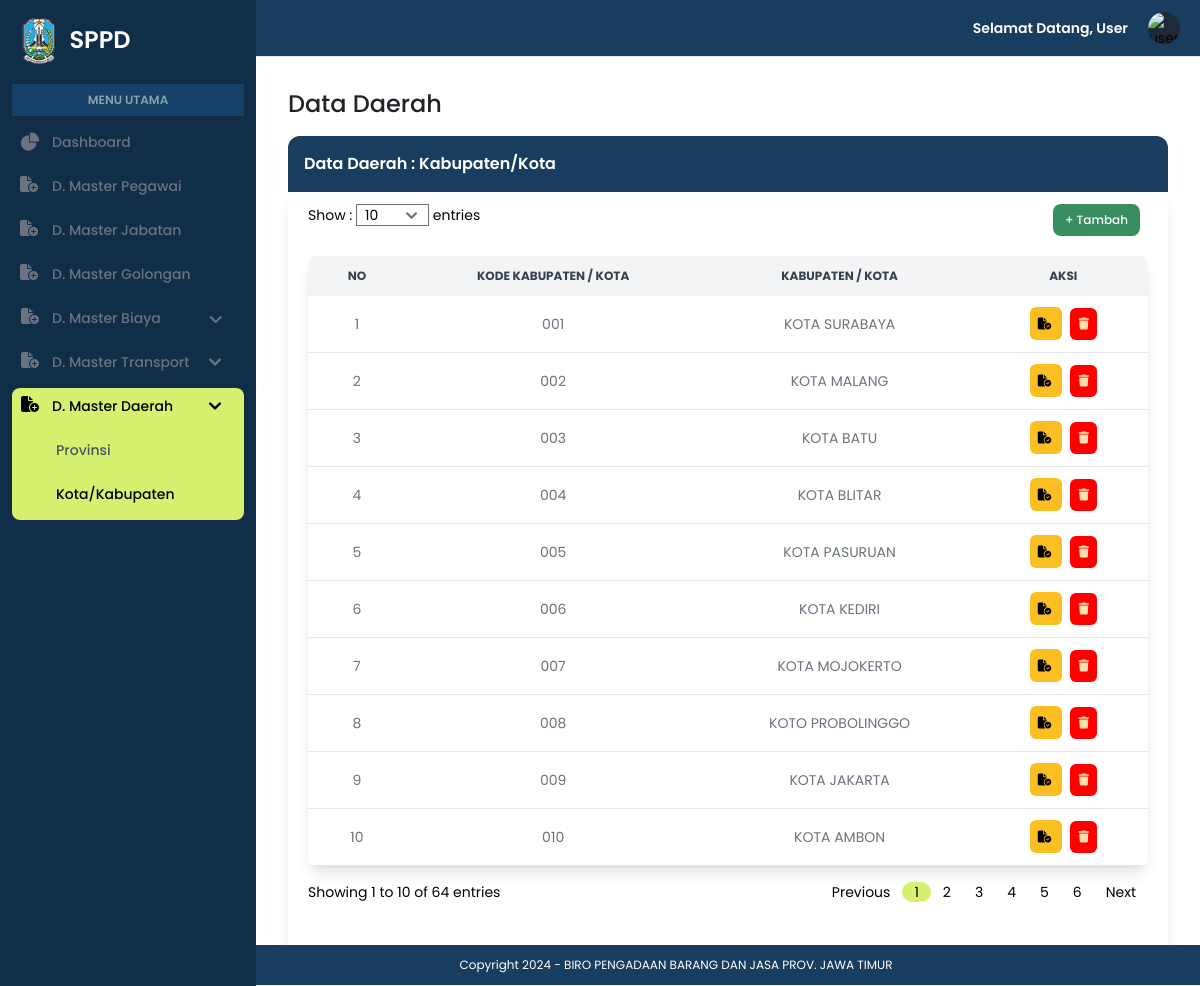
The app's page /admin/data_kota.php with its own data.
### tables this page shows
CREATE TABLE `kota` (
  `kode_kota` varchar(10) NOT NULL,
  `nama_kota` varchar(100) NOT NULL,
  `kode_provinsi` varchar(10) DEFAULT NULL
);

### admin/data_kota.php (the view, shortened to what this page needs)
<?php
include '../koneksi.php';
?>
<!DOCTYPE html>
<html lang="en">
<head>
    <link rel="stylesheet" href="../assets/css/style.css">
    <link rel="stylesheet" href="https://cdnjs.cloudflare.com/ajax/libs/font-awesome/6.5.1/css/all.min.css" />
    <link href="https://cdnjs.cloudflare.com/ajax/libs/flowbite/2.3.0/flowbite.min.css" rel="stylesheet" />
    <script src="https://cdn.tailwindcss.com"></script>
</head>
<body>
    <section id="sidebar">
        <?php include "../navbar.php"; ?>
        <aside id="logo-sidebar" class="fixed top-0 left-0 z-40 w-64 h-screen transition-transform -translate-x-full sm:translate-x-0" aria-label="Sidebar">
            <div class="h-full px-3 py-4 overflow-y-auto bg-[#102E48]">
                <a href="index.php" class="flex ms-2 md:me-24 mb-5">
                    <img src="../assets/img/logo.png" class="h-12 me-3" />
                    <span class="self-center text-2xl font-semibold whitespace-nowrap text-white">SPPD</span>
                </a>
                <div class="bg-[#276EAC4D] mb-2 py-2 px-5 text-center">
                    <p class="font-semibold text-xs text-white/50">MENU UTAMA</p>
                </div>
                <ul class="space-y-2 font-medium">
                    <li>
                        <a href="index.php" class="flex items-center p-2 text-gray-500 rounded-lg hover:bg-[#D6F170] hover:text-black group">
                            <span class="ms-3 text-sm">Dashboard</span>
                        </a>
                    </li>
                    <li>
                        <a href="data_pegawai.php" class="flex items-center p-2 text-gray-500 rounded-lg hover:bg-[#D6F170] hover:text-black group">
                            <i class="fa-solid fa-file-circle-plus w-5 h-5 text-gray-500 transition duration-75 group-hover:text-black"></i>
                            <span class="text-sm ms-3 whitespace-nowrap">D. Master Pegawai</span>
                        </a>
                    </li>
                    <li>
                        <a href="data_jabatan.php" class="flex items-center p-2 text-gray-500 rounded-lg hover:bg-[#D6F170] hover:text-black group">
                            <i class="fa-solid fa-file-circle-plus w-5 h-5 text-gray-500 transition duration-75 group-hover:text-black"></i>
                            <span class="text-sm ms-3 whitespace-nowrap">D. Master Jabatan</span>
                        </a>
                    </li>
                    <li>
                        <a href="data_golongan.php" class="flex items-center p-2 text-gray-500 rounded-lg hover:bg-[#D6F170] hover:text-black group">
                            <i class="fa-solid fa-file-circle-plus w-5 h-5 text-gray-500 transition duration-75 group-hover:text-black"></i>
                            <span class="text-sm ms-3 whitespace-nowrap">D. Master Golongan</span>
                        </a>
                    </li>
                    <li>
                        <button type="button" class="flex items-center p-2 rounded-lg hover:bg-[#D6F170] text-gray-500 hover:text-black group" aria-controls="dropdown-mb" data-collapse-toggle="dropdown-mb">
                            <i class="fa-solid fa-file-circle-plus w-5 h-5 text-gray-500 transition duration-75 group-hover:text-black"></i>
                            <span class="flex-1 ms-3 whitespace-nowrap pr-12 text-sm">D. Master Biaya</span>
                            <i class="fa-solid fa-angle-down w-3 h-3 black group-hover:text-black"></i>
                        </button>
                    </li>
                    <li>
                        <button type="button" class="flex items-center p-2 pr-4 rounded-lg hover:bg-[#D6F170] text-gray-500 hover:text-black group" aria-controls="dropdown-mt" data-collapse-toggle="dropdown-mt">
                            <i class="fa-solid fa-file-circle-plus w-5 h-5 text-gray-500 transition duration-75 group-hover:text-black"></i>
                            <span class="text-sm ms-3 whitespace-nowrap pr-5">D. Master Transport</span>
                            <svg class="w-3 h-3 text-gray-500 group-hover:text-black" aria-hidden="true" xmlns="http://www.w3.org/2000/svg" fill="none" viewBox="0 0 10 6">
                                <path stroke="currentColor" stroke-linecap="round" stroke-linejoin="round" stroke-width="2" d="m1 1 4 4 4-4" />
                            </svg>
                        </button>
                    </li>
                    <li class="bg-[#D6F170] rounded-lg">
                        <button type="button" class="flex items-center p-2 pr-4 rounded-lg text-black hover:text-black group active" aria-controls="dropdown-md" data-collapse-toggle="dropdown-md">
                            <i class="fa-solid fa-file-circle-plus w-5 h-5 text-black transition duration-75 group-hover:text-black"></i>
                            <span class="text-sm ms-3 whitespace-nowrap pr-9">D. Master Daerah</span>
                            <svg class="w-3 h-3 text-black group-hover:text-black" aria-hidden="true" xmlns="http://www.w3.org/2000/svg" fill="none" viewBox="0 0 10 6">
                                <path stroke="currentColor" stroke-linecap="round" stroke-linejoin="round" stroke-width="2" d="m1 1 4 4 4-4" />
                            </svg>
                        </button>
                        <ul id="dropdown-md" class=" py-2 space-y-2 text-sm">
                            <li>
                                <a href="data_provinsi.php" class="flex items-center w-full p-2 text-gray-600 transition duration-75 rounded-lg pl-11 group">Provinsi</a>
                            </li>
                            <li>
                                <a href="data_kota.php" class="flex items-center w-full p-2 text-black transition duration-75 rounded-lg pl-11 group">Kota/Kabupaten</a>
                            </li>
                        </ul>
                    </li>
                </ul>
            </div>
        </aside>
        <?php
        $batas = isset($_GET['batas']) ? (int)$_GET['batas'] : 10;
        $halaman = isset($_GET['halaman']) ? (int)$_GET['halaman'] : 1;
        $halaman_awal = ($halaman > 1) ? ($halaman * $batas) - $batas : 0;
        $query_total = "SELECT COUNT(*) as total FROM kota";
        $result_total = $koneksi->query($query_total);
        $row_total = $result_total->fetch_assoc();
        $total_entries = $row_total['total'];
        $total_halaman = ceil($total_entries / $batas);
        $start_entry = $halaman_awal + 1;
        $end_entry = min($halaman_awal + $batas, $total_entries);
        ?>
        <div class="p-4 sm:ml-64">
            <div class="p-4 mt-14">
                <h1 class="text-[#23212F] font-medium text-2xl">Data Daerah</h1>
                <div class="border-solid">
                    <div class="bg-[#193D5E] rounded-t-xl mt-4 p-4">
                        <h1 class="text-white text-md font-semibold">Data Daerah : Kabupaten/Kota</h1>
                    </div>
                    <div class="shadow-lg px-5 py-3">
                        <div class="flex justify-between">
                            <div class="text-sm">
                                <form method="GET" action="">
                                    <label for="batas">Show :</label>
                                    <select name="batas" id="batas" class="form-control input-sm px-2" onchange="this.form.submit()">
                                        <option value="10" <?php if ($batas == 10) echo 'selected'; ?>>10</option>
                                    </select>
                                    <label for="batas">entries</label>
                                </form>
                            </div>
                            <div class=" flex float-right">
                                <button data-modal-target="default-modal" data-modal-toggle="default-modal" class="focus:outline-none text-white bg-[#388E60] hover:bg-green-800 focus:ring-4 focus:ring-green-300 font-medium rounded-lg text-xs px-3 py-2 me-2 mb-2" type="button">
                                    + Tambah
                                </button>
                            </div>
                        </div>
                        <div class="overflow-x-auto shadow-lg sm:rounded-lg mt-3">
                            <table class="w-full text-sm text-left rtl:text-right text-gray-500">
                                <thead class="text-xs text-gray-700 uppercase bg-gray-100 text-center">
                                    <tr>
                                        <th scope="col" class="px-6 py-3">
                                            No
                                        </th>
                                        <th scope="col" class="px-6 py-3">
                                            Kode Kabupaten / Kota
                                        </th>
                                        <th scope="col" class="px-6 py-3">
                                            Kabupaten / Kota
                                        </th>
                                        <th scope="col" class="px-6 py-3">
                                            Aksi
                                        </th>
                                    </tr>
                                </thead>
                                <tbody>
                                    <?php
                                    $query = "SELECT * FROM kota LIMIT $halaman_awal, $batas";
                                    $result = $koneksi->query($query);
                                    if ($result) {
                                        if ($result->num_rows > 0) {
                                            $nomor = $halaman_awal + 1;
                                            while ($row = $result->fetch_assoc()) {
                                                echo "<tr class= 'bg-white border-b hover:bg-gray-50'>";
                                                echo "<td class='px-6 py-3 text-center'>" . $nomor++ . "</td>";
                                                echo "<td class='px-6 py-3 text-center'>" . $row['kode_kota'] . "</td>";
                                                echo "<td class='px-6 py-3 text-center'>" . $row['nama_kota'] . "</td>";
                                                echo "<td class='px-6 py-3 text-center'>
                                                    <a href='edit_dtkt.php?edit=" . $row['kode_kota'] . "' class='font-medium bg-amber-400 hover:bg-amber-500 text-black p-2 rounded-md text-xs mr-2 text-center'>
                                                        <i class='fa-solid fa-file-circle-check'></i>
                                                    </a>
                                                    <a href='proses_delete_dtkt.php?delete=" . $row['kode_kota'] . "' onclick='return confirmDelete()' type='button' class='font-medium bg-[#ff0000] hover:bg-red-800 text-[#ffdead] p-2 rounded-md text-xs text-center'>
                                                        <i class='fa-solid fa-trash'></i>
                                                    </a>
                                                  </td>";
                                                echo "</tr>";
                                            }
                                        } else {
                                            echo "<tr><td colspan='4' class='text-center p-2'>Tidak ada data</td></tr>";
                                        }
                                    } else {
                                        echo "<tr><td colspan='4' class='text-center'>Error: " . $koneksi->error . "</td></tr>";
                                    }
                                    ?>
                                </tbody>
                            </table>
                        </div>
                        <div class="flex justify-between text-sm mx-auto">
                            <div class="pt-4">
                                <?php echo "Showing $start_entry to $end_entry of $total_entries entries"; ?>
                            </div>
                            <div>
                                <nav class="flex items-center flex-column flex-wrap md:flex-row justify-between pt-4 mb-10" aria-label="Table navigation">
                                    <ul class=" flex pagination justify-content-center">
                                        <li class="page-item px-3">
                                            <a class="page-link" <?php if ($halaman > 1) {
                                                                        echo "href='?halaman=" . ($halaman - 1) . "&batas=$batas'";
                                                                    } ?>>Previous</a>
                                        </li>
                                        <?php
                                        for ($x = max(1, $halaman - 5); $x <= min($halaman + 5, $total_halaman); $x++) {
                                        ?>
                                            <li class="page-item px-3 <?php if ($x == $halaman) echo 'active'; ?>">
                                                <a class="page-link" href="?halaman=<?php echo $x ?>&batas=<?php echo $batas ?>"><?php echo $x; ?></a>
                                            </li>
                                        <?php
                                        }
                                        ?>
                                        <li class="page-item px-3">
                                            <a class="page-link" <?php if ($halaman < $total_halaman) {
                                                                        echo "href='?halaman=" . ($halaman + 1) . "&batas=$batas'";
                                                                    } ?>>Next</a>
                                        </li>
                                    </ul>
                                </nav>
                            </div>
                        </div>
                    </div>
                </div>
            </div>
        </div>
    </section>
    <section id="footer">
        <?php include "../footer.php"; ?>
    </section>
</body>
</html>

### assets/css/style.css (style rules this page uses)
html { scroll-behavior: smooth; }
body { font-family: Poppins; }
.active { background-color: #d6f170; color: #000; border-radius: 20px; }

### records on screen
kota: kode_kota "001", nama_kota "KOTA SURABAYA"
kota: kode_kota "002", nama_kota "KOTA MALANG"
kota: kode_kota "003", nama_kota "KOTA BATU"
kota: kode_kota "004", nama_kota "KOTA BLITAR"
kota: kode_kota "005", nama_kota "KOTA PASURUAN"
kota: kode_kota "006", nama_kota "KOTA KEDIRI"
kota: kode_kota "007", nama_kota "KOTA MOJOKERTO"
kota: kode_kota "008", nama_kota "KOTO PROBOLINGGO"
kota: kode_kota "009", nama_kota "KOTA JAKARTA"
kota: kode_kota "010", nama_kota "KOTA AMBON"

### other values on screen
$start_entry "1"
$end_entry "10"
$total_entries "64"
